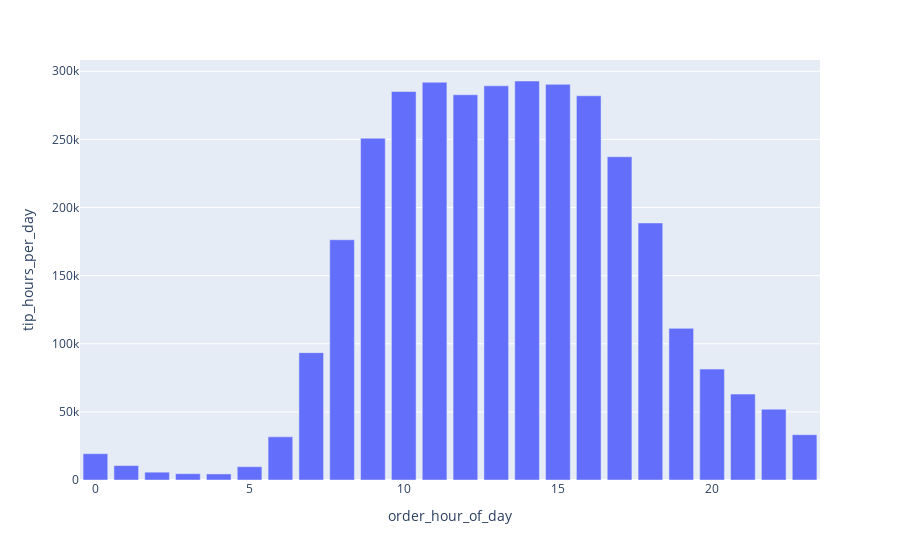

Notebook cell for this chart:
### Code cell
px.bar(df.loc[df.tip == 0].groupby("order_hour_of_day", as_index= False).agg(tip_hours_per_day = ("index", "count")), x= "order_hour_of_day", y= "tip_hours_per_day")

### Figure 1 — Plotly figure (JSON) as saved in the notebook; plotly's stock layout.template omitted (floating-point values rounded to 4 significant figures)
{"data": [{"alignmentgroup": "True", "hovertemplate": "order_hour_of_day=%{x}<br>tip_hours_per_day=%{y}<extra></extra>", "legendgroup": "", "marker": {"color": "#636efa", "pattern": {"shape": ""}}, "name": "", "offsetgroup": "", "orientation": "v", "showlegend": false, "textposition": "auto", "type": "bar", "x": [0, 1, 2, 3, 4, 5, 6, 7, 8, 9, 10, 11, 12, 13, 14, 15, 16, 17, 18, 19, 20, 21, 22, 23], "xaxis": "x", "y": [19309, 10582, 5742, 4616, 4465, 9769, 31681, 93492, 176344, 250867, 285143, 291962, 282799, 289338, 292868, 290409, 282018, 237253, 188652, 111304, 81416, 63033, 51974, 33286], "yaxis": "y"}], "layout": {"barmode": "relative", "legend": {"tracegroupgap": 0}, "margin": {"t": 60}, "xaxis": {"anchor": "y", "domain": [0, 1], "title": {"text": "order_hour_of_day"}}, "yaxis": {"anchor": "x", "domain": [0, 1], "title": {"text": "tip_hours_per_day"}}}}
